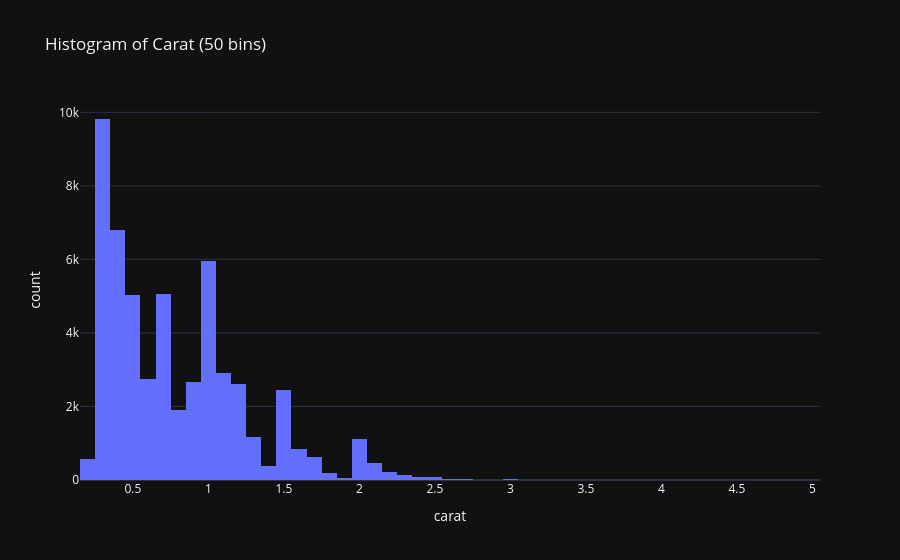

Notebook code for this chart:
### Code cell
# 2. Histogram of carat with more bins
if 'diamonds_df' in locals():
    fig = px.histogram(diamonds_df, x="carat", nbins=50, title="Histogram of Carat (50 bins)")
    fig.show()

### Figure 1 — Plotly figure (JSON) as saved in the notebook; plotly's stock layout.template omitted (floating-point values rounded to 4 significant figures; data arrays with more than 128 entries replaced by an {"elided": "..."} marker saying what was removed)
{"data": [{"bingroup": "x", "hovertemplate": "carat=%{x}<br>count=%{y}<extra></extra>", "legendgroup": "", "marker": {"color": "#636efa", "pattern": {"shape": ""}}, "name": "", "nbinsx": 50, "orientation": "v", "showlegend": false, "x": {"elided": "53940 float values"}, "xaxis": "x", "yaxis": "y", "type": "histogram"}], "layout": {"xaxis": {"anchor": "y", "domain": [0.0, 1.0], "title": {"text": "carat"}}, "yaxis": {"anchor": "x", "domain": [0.0, 1.0], "title": {"text": "count"}}, "legend": {"tracegroupgap": 0}, "title": {"text": "Histogram of Carat (50 bins)"}, "barmode": "relative"}}
